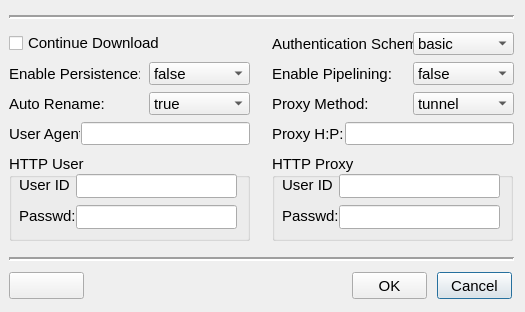
<ui version="4.0" >
 <class>httpArgsDlg</class>
 <widget class="QDialog" name="httpArgsDlg" >
  <property name="geometry" >
   <rect>
    <x>0</x>
    <y>0</y>
    <width>525</width>
    <height>312</height>
   </rect>
  </property>
  <property name="minimumSize" >
   <size>
    <width>525</width>
    <height>312</height>
   </size>
  </property>
  <property name="maximumSize" >
   <size>
    <width>525</width>
    <height>312</height>
   </size>
  </property>
  <property name="font" >
   <font>
    <pointsize>11</pointsize>
   </font>
  </property>
  <property name="windowTitle" >
   <string>HTTP(S) Options - aria2fe</string>
  </property>
  <property name="windowIcon" >
   <iconset resource="../resources.qrc" >:/pixmaps/pixmaps/download_22x22.png</iconset>
  </property>
  <widget class="QGroupBox" name="groupBox1" >
   <property name="geometry" >
    <rect>
     <x>9</x>
     <y>154</y>
     <width>241</width>
     <height>87</height>
    </rect>
   </property>
   <property name="title" >
    <string>HTTP User</string>
   </property>
   <widget class="QLabel" name="txtLabel4" >
    <property name="geometry" >
     <rect>
      <x>10</x>
      <y>20</y>
      <width>51</width>
      <height>22</height>
     </rect>
    </property>
    <property name="text" >
     <string>User ID:</string>
    </property>
   </widget>
   <widget class="QLabel" name="txtLabel5" >
    <property name="geometry" >
     <rect>
      <x>10</x>
      <y>51</y>
      <width>61</width>
      <height>22</height>
     </rect>
    </property>
    <property name="text" >
     <string>Passwd:</string>
    </property>
   </widget>
   <widget class="QLineEdit" name="httpUserEdit" >
    <property name="geometry" >
     <rect>
      <x>67</x>
      <y>20</y>
      <width>161</width>
      <height>24</height>
     </rect>
    </property>
   </widget>
   <widget class="QLineEdit" name="httpPasswdEdit" >
    <property name="geometry" >
     <rect>
      <x>67</x>
      <y>51</y>
      <width>161</width>
      <height>24</height>
     </rect>
    </property>
   </widget>
  </widget>
  <widget class="QCheckBox" name="httpContinueCkBox" >
   <property name="geometry" >
    <rect>
     <x>9</x>
     <y>32</y>
     <width>176</width>
     <height>22</height>
    </rect>
   </property>
   <property name="text" >
    <string>Continue Download</string>
   </property>
  </widget>
  <widget class="QLabel" name="txtLabel2" >
   <property name="geometry" >
    <rect>
     <x>9</x>
     <y>92</y>
     <width>111</width>
     <height>23</height>
    </rect>
   </property>
   <property name="text" >
    <string>Auto Rename:</string>
   </property>
  </widget>
  <widget class="QComboBox" name="httpRenameCombo" >
   <property name="geometry" >
    <rect>
     <x>149</x>
     <y>92</y>
     <width>101</width>
     <height>23</height>
    </rect>
   </property>
   <item>
    <property name="text" >
     <string>true</string>
    </property>
   </item>
   <item>
    <property name="text" >
     <string>false</string>
    </property>
   </item>
  </widget>
  <widget class="QGroupBox" name="groupBox2" >
   <property name="geometry" >
    <rect>
     <x>272</x>
     <y>154</y>
     <width>241</width>
     <height>87</height>
    </rect>
   </property>
   <property name="title" >
    <string>HTTP Proxy</string>
   </property>
   <widget class="QLabel" name="txtLabel10" >
    <property name="geometry" >
     <rect>
      <x>10</x>
      <y>20</y>
      <width>51</width>
      <height>22</height>
     </rect>
    </property>
    <property name="text" >
     <string>User ID:</string>
    </property>
   </widget>
   <widget class="QLabel" name="txtLabel11" >
    <property name="geometry" >
     <rect>
      <x>10</x>
      <y>51</y>
      <width>61</width>
      <height>22</height>
     </rect>
    </property>
    <property name="text" >
     <string>Passwd:</string>
    </property>
   </widget>
   <widget class="QLineEdit" name="httpProxyUserEdit" >
    <property name="geometry" >
     <rect>
      <x>67</x>
      <y>20</y>
      <width>161</width>
      <height>24</height>
     </rect>
    </property>
   </widget>
   <widget class="QLineEdit" name="httpProxyPasswdEdit" >
    <property name="geometry" >
     <rect>
      <x>67</x>
      <y>51</y>
      <width>161</width>
      <height>24</height>
     </rect>
    </property>
   </widget>
  </widget>
  <widget class="QComboBox" name="httpSchemeCombo" >
   <property name="geometry" >
    <rect>
     <x>413</x>
     <y>32</y>
     <width>101</width>
     <height>23</height>
    </rect>
   </property>
   <item>
    <property name="text" >
     <string>basic</string>
    </property>
   </item>
  </widget>
  <widget class="QLabel" name="txtLabel8" >
   <property name="geometry" >
    <rect>
     <x>272</x>
     <y>92</y>
     <width>111</width>
     <height>23</height>
    </rect>
   </property>
   <property name="text" >
    <string>Proxy Method:</string>
   </property>
  </widget>
  <widget class="QComboBox" name="httpMethodCombo" >
   <property name="geometry" >
    <rect>
     <x>413</x>
     <y>92</y>
     <width>101</width>
     <height>23</height>
    </rect>
   </property>
   <item>
    <property name="text" >
     <string>tunnel</string>
    </property>
   </item>
   <item>
    <property name="text" >
     <string>get</string>
    </property>
   </item>
  </widget>
  <widget class="QLabel" name="txtLabel6" >
   <property name="geometry" >
    <rect>
     <x>272</x>
     <y>32</y>
     <width>141</width>
     <height>23</height>
    </rect>
   </property>
   <property name="text" >
    <string>Authentication Scheme:</string>
   </property>
  </widget>
  <widget class="QLabel" name="txtLabel9" >
   <property name="geometry" >
    <rect>
     <x>272</x>
     <y>122</y>
     <width>71</width>
     <height>23</height>
    </rect>
   </property>
   <property name="text" >
    <string>Proxy H:P:</string>
   </property>
  </widget>
  <widget class="QLineEdit" name="httpProxyServerEdit" >
   <property name="geometry" >
    <rect>
     <x>345</x>
     <y>122</y>
     <width>169</width>
     <height>23</height>
    </rect>
   </property>
  </widget>
  <widget class="QLabel" name="txtLabel3" >
   <property name="geometry" >
    <rect>
     <x>9</x>
     <y>122</y>
     <width>71</width>
     <height>23</height>
    </rect>
   </property>
   <property name="text" >
    <string>User Agent:</string>
   </property>
  </widget>
  <widget class="QLineEdit" name="httpAgentEdit" >
   <property name="geometry" >
    <rect>
     <x>81</x>
     <y>122</y>
     <width>169</width>
     <height>23</height>
    </rect>
   </property>
  </widget>
  <widget class="QFrame" name="upperFrame" >
   <property name="geometry" >
    <rect>
     <x>9</x>
     <y>9</y>
     <width>505</width>
     <height>16</height>
    </rect>
   </property>
   <property name="frameShape" >
    <enum>QFrame::HLine</enum>
   </property>
   <property name="frameShadow" >
    <enum>QFrame::Sunken</enum>
   </property>
   <property name="lineWidth" >
    <number>2</number>
   </property>
  </widget>
  <widget class="QFrame" name="lowerFrame" >
   <property name="geometry" >
    <rect>
     <x>9</x>
     <y>251</y>
     <width>505</width>
     <height>16</height>
    </rect>
   </property>
   <property name="frameShape" >
    <enum>QFrame::HLine</enum>
   </property>
   <property name="frameShadow" >
    <enum>QFrame::Sunken</enum>
   </property>
   <property name="lineWidth" >
    <number>2</number>
   </property>
  </widget>
  <widget class="QPushButton" name="cancelBtn" >
   <property name="geometry" >
    <rect>
     <x>437</x>
     <y>272</y>
     <width>75</width>
     <height>27</height>
    </rect>
   </property>
   <property name="text" >
    <string>Cancel</string>
   </property>
  </widget>
  <widget class="QPushButton" name="okBtn" >
   <property name="geometry" >
    <rect>
     <x>352</x>
     <y>272</y>
     <width>75</width>
     <height>27</height>
    </rect>
   </property>
   <property name="text" >
    <string>OK</string>
   </property>
  </widget>
  <widget class="QPushButton" name="restoreBtn" >
   <property name="geometry" >
    <rect>
     <x>9</x>
     <y>272</y>
     <width>75</width>
     <height>27</height>
    </rect>
   </property>
   <property name="toolTip" >
    <string>Restore Defaults</string>
   </property>
   <property name="icon" >
    <iconset resource="../resources.qrc" >:/pixmaps/pixmaps/refresh.png</iconset>
   </property>
  </widget>
  <widget class="QLabel" name="txtLabel1" >
   <property name="geometry" >
    <rect>
     <x>9</x>
     <y>62</y>
     <width>131</width>
     <height>23</height>
    </rect>
   </property>
   <property name="text" >
    <string>Enable Persistence:</string>
   </property>
  </widget>
  <widget class="QComboBox" name="httpPersistenceCombo" >
   <property name="geometry" >
    <rect>
     <x>149</x>
     <y>62</y>
     <width>101</width>
     <height>23</height>
    </rect>
   </property>
   <item>
    <property name="text" >
     <string>false</string>
    </property>
   </item>
   <item>
    <property name="text" >
     <string>true</string>
    </property>
   </item>
  </widget>
  <widget class="QLabel" name="txtLabel7" >
   <property name="geometry" >
    <rect>
     <x>272</x>
     <y>62</y>
     <width>131</width>
     <height>23</height>
    </rect>
   </property>
   <property name="text" >
    <string>Enable Pipelining:</string>
   </property>
  </widget>
  <widget class="QComboBox" name="httpPipeliningCombo" >
   <property name="geometry" >
    <rect>
     <x>413</x>
     <y>62</y>
     <width>101</width>
     <height>23</height>
    </rect>
   </property>
   <item>
    <property name="text" >
     <string>false</string>
    </property>
   </item>
   <item>
    <property name="text" >
     <string>true</string>
    </property>
   </item>
  </widget>
 </widget>
 <tabstops>
  <tabstop>httpContinueCkBox</tabstop>
  <tabstop>httpSchemeCombo</tabstop>
  <tabstop>httpPersistenceCombo</tabstop>
  <tabstop>httpPipeliningCombo</tabstop>
  <tabstop>httpRenameCombo</tabstop>
  <tabstop>httpMethodCombo</tabstop>
  <tabstop>httpAgentEdit</tabstop>
  <tabstop>httpProxyServerEdit</tabstop>
  <tabstop>httpUserEdit</tabstop>
  <tabstop>httpPasswdEdit</tabstop>
  <tabstop>httpProxyUserEdit</tabstop>
  <tabstop>httpProxyPasswdEdit</tabstop>
  <tabstop>okBtn</tabstop>
  <tabstop>cancelBtn</tabstop>
  <tabstop>restoreBtn</tabstop>
 </tabstops>
 <resources>
  <include location="../resources.qrc" />
 </resources>
 <connections/>
</ui>
